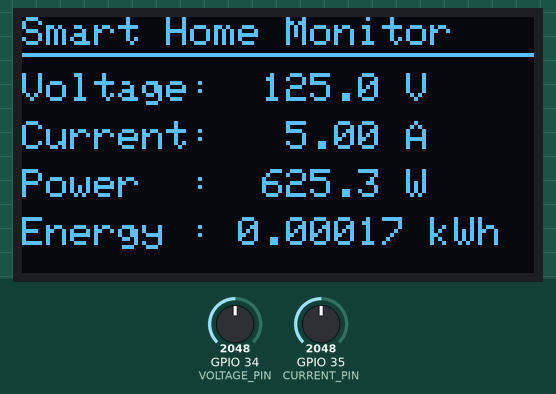
A sketch run on a simulated ESP32. Shown: 128×64 one-colour display. Inputs (shaded band) come from the test bench; at power-on: GPIO 34 (VOLTAGE_PIN) = 2048, GPIO 35 (CURRENT_PIN) = 2048 (analog values on the 0–4095 scale). What the sketch prints to the serial monitor is not drawn.

Above: at 2.6 s.
2.7 s: GPIO 34 (VOLTAGE_PIN) set to 2866
At 3.8 s:
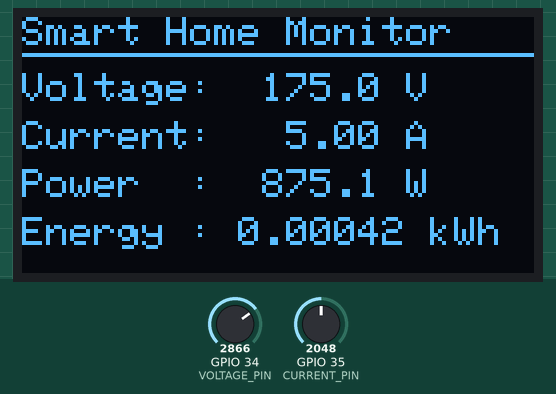
5.7 s: GPIO 35 (CURRENT_PIN) set to 2866
At 6.8 s:
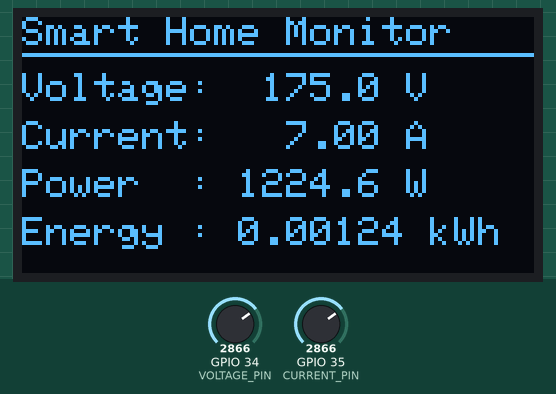
8.5 s: GPIO 34 (VOLTAGE_PIN) set to 3603
At 9.6 s:
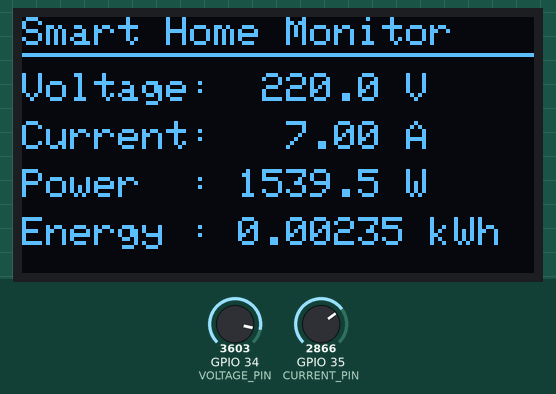
11.5 s: GPIO 35 (CURRENT_PIN) set to 3603
At 12.8 s:
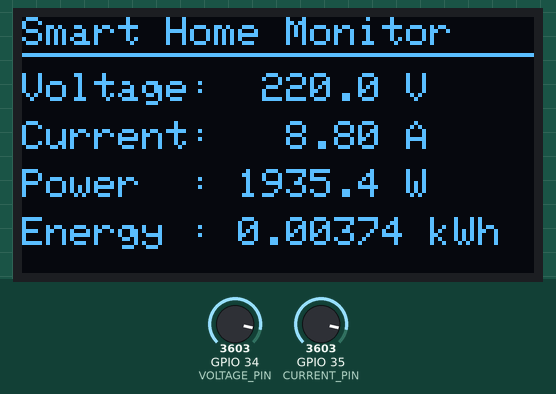
14.5 s: GPIO 34 (VOLTAGE_PIN) set to 4095
At 15.8 s:
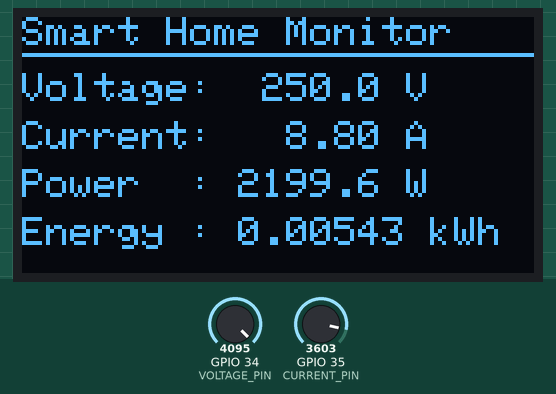
17.5 s: GPIO 35 (CURRENT_PIN) set to 4095
At 18.8 s:
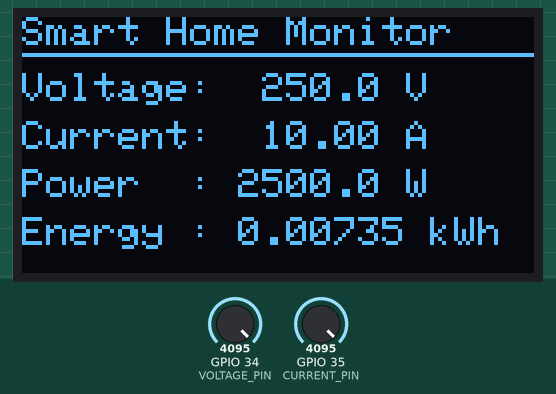
Timing chart, 0 to 20.5 s (numbered marks = the images above; inputs shaded):
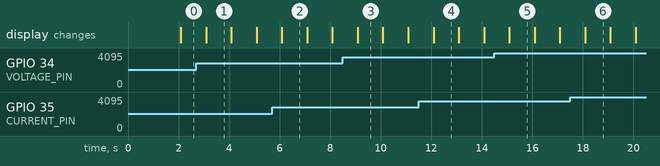

Measured:
- what the display in image 1 shows lasts 1.0 s, from 3.1 s to 4.1 s

The sketch:

sketch.ino
```cpp
/*
  Smart Home Monitoring & Maintenance System
  Phase 1 - Hardware & Sensor Simulation (Wokwi, ESP32)

  Pot 1 (GPIO34) simulates the voltage sensor  : 0 - 250 V
  Pot 2 (GPIO35) simulates the current sensor  : 0 - 10 A
  P (W)    = V * I
  E (kWh) += P * dt / 3,600,000,000   (dt in ms, measured, not assumed)
*/
#include <Wire.h>
#include <Adafruit_GFX.h>
#include <Adafruit_SSD1306.h>

// ---------- Pins ----------
#define VOLTAGE_PIN 34
#define CURRENT_PIN 35
#define OLED_SDA    21
#define OLED_SCL    22

// ---------- OLED ----------
#define SCREEN_WIDTH  128
#define SCREEN_HEIGHT 64
#define OLED_ADDR     0x3C
Adafruit_SSD1306 display(SCREEN_WIDTH, SCREEN_HEIGHT, &Wire, -1);

// ---------- Scaling ----------
const float ADC_MAX      = 4095.0;
const float VOLTAGE_MAX  = 250.0;   // V at full-scale
const float CURRENT_MAX  = 10.0;    // A at full-scale
const int   SAMPLES      = 16;      // averaging to reduce ADC noise

// ---------- Timing ----------
const unsigned long SAMPLE_INTERVAL_MS = 1000;
unsigned long lastSample = 0;

// ---------- State ----------
float voltage = 0, current = 0, power = 0;
double energyKWh = 0;

float readAveraged(int pin) {
  long sum = 0;
  for (int i = 0; i < SAMPLES; i++) {
    sum += analogRead(pin);
    delayMicroseconds(200);
  }
  return sum / (float)SAMPLES;
}

void updateDisplay() {
  display.clearDisplay();
  display.setTextSize(1);
  display.setTextColor(SSD1306_WHITE);

  display.setCursor(0, 0);
  display.println("Smart Home Monitor");
  display.drawLine(0, 9, 127, 9, SSD1306_WHITE);

  display.setCursor(0, 14);
  display.printf("Voltage: %6.1f V\n", voltage);
  display.setCursor(0, 26);
  display.printf("Current: %6.2f A\n", current);
  display.setCursor(0, 38);
  display.printf("Power  : %6.1f W\n", power);
  display.setCursor(0, 50);
  display.printf("Energy : %.5f kWh", energyKWh);

  display.display();
}

void setup() {
  Serial.begin(115200);
  analogReadResolution(12);

  Wire.begin(OLED_SDA, OLED_SCL);
  if (!display.begin(SSD1306_SWITCHCAPVCC, OLED_ADDR)) {
    Serial.println("SSD1306 init failed");
    while (true) delay(1000);
  }
  display.clearDisplay();
  display.setTextSize(1);
  display.setTextColor(SSD1306_WHITE);
  display.setCursor(0, 20);
  display.println("Smart Home Monitor");
  display.println("Starting...");
  display.display();
  delay(1000);

  lastSample = millis();
  Serial.println("Smart Home Monitoring - Phase 1 started");
}

void loop() {
  unsigned long now = millis();
  if (now - lastSample < SAMPLE_INTERVAL_MS) return;

  unsigned long dtMs = now - lastSample;   // actual elapsed time
  lastSample = now;

  voltage = readAveraged(VOLTAGE_PIN) / ADC_MAX * VOLTAGE_MAX;
  current = readAveraged(CURRENT_PIN) / ADC_MAX * CURRENT_MAX;
  power   = voltage * current;                       // W
  energyKWh += (double)power * dtMs / 3600000000.0;  // W*ms -> kWh

  updateDisplay();

  Serial.printf("V=%.1f V | I=%.2f A | P=%.1f W | E=%.5f kWh\n",
                voltage, current, power, energyKWh);
  // JSON line - same format Phase 2 will send to the backend
  Serial.printf("{\"appliance_id\":\"heater\",\"voltage\":%.1f,\"current\":%.2f,"
                "\"power\":%.1f,\"energy_kwh\":%.5f}\n",
                voltage, current, power, energyKWh);
}
```
